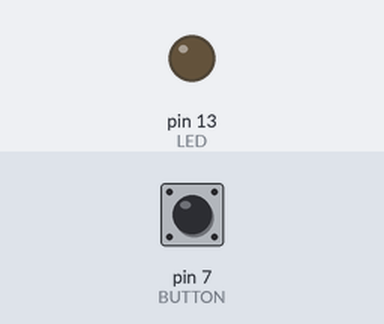
This program was run on a simulated Arduino Uno, built with avr-gcc and run on an emulated ATmega328P. Shown: output pins drawn as LEDs (lit = HIGH). Inputs (shaded band) come from the test bench; at power-on: pin 7 (BUTTON) LOW. What the program prints to the serial monitor is not drawn.

Above: at 1.2 s.
1.3 s: pin 7 (BUTTON) pulled HIGH for 0.15 s
At 2.1 s:
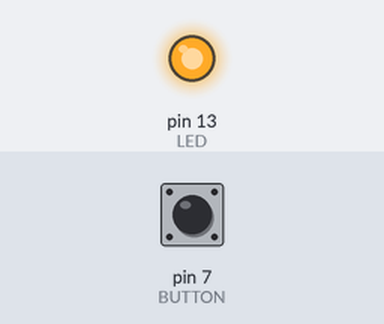
2.9 s: pin 7 (BUTTON) pulled HIGH for 1 s
At 3.4 s:
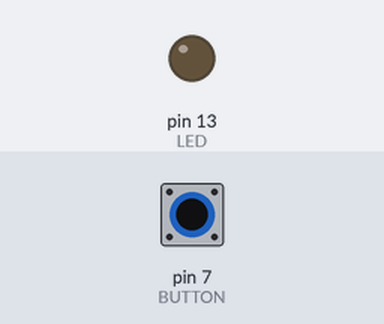
5.4 s: pin 7 (BUTTON) pulled HIGH for 3.2 s
At 6.5 s:
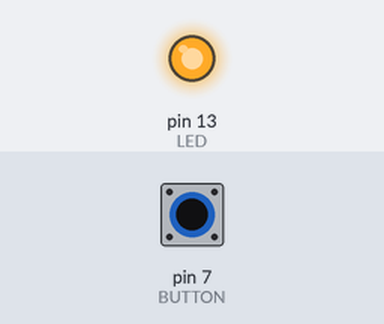
Timing chart, 0 to 8.4 s (numbered marks = the images above; inputs shaded):
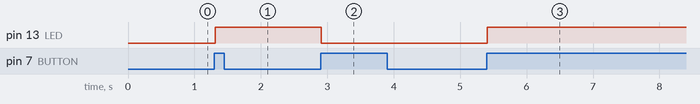

Measured:
- after the input at 1.3 s, pin 13 (LED): LOW → HIGH at once
- after the input at 2.9 s, pin 13 (LED): HIGH → LOW at once
- after the input at 5.4 s, pin 13 (LED): LOW → HIGH at once

The program:

main.cpp
```cpp
#include <Arduino.h>

const int LED = 13;   // LED pin
const int BUTTON = 7; // BUTTON pin

int val = 0;     // input state
int old_val = 0; // store old input state

int state = 0; // 0 = LED off while 1 = LED on

void setup() {
  // put your setup code here, to run once:

  Serial.begin(9600); // setup serial monitor at 9600
  Serial.print("Serial Monitor Setup \n");

  pinMode(BUTTON, INPUT);
  pinMode(LED, OUTPUT);
}

void loop() {
  // put your main code here, to run repeatedly:

  val = digitalRead(BUTTON);

  if ((val == HIGH) &&
      (old_val == LOW)) { // nothing will happen if you have it pressed down
                          // loop will continue once released

    state = 1 - state; // a way to always get one or zero
    delay(10);         // debounce
  }

  old_val = val; // val is now old, store it

  if (state == 1) {
    digitalWrite(LED, HIGH);
  } else {
    digitalWrite(LED, LOW);
  }

  Serial.print(val);
}
```
